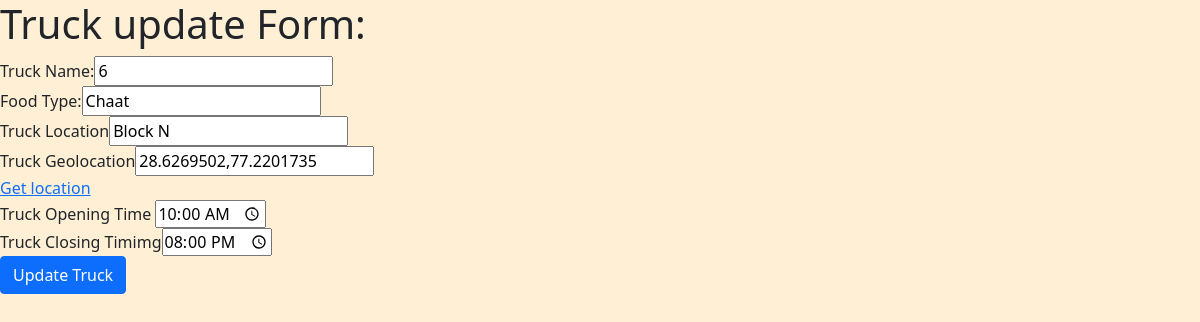
Screenshot of /truck/update/16 with the database file from the repository.
### truckapp/models.py (models this page shows, shortened)
class Truck(models.Model):
    truck_name = models.CharField(max_length=100)
    truck_location = models.CharField(max_length=100)
    food_type = models.CharField(max_length=100, null=True)
    geo_location = models.CharField(max_length=100, null=True)
    truck_opening_time=models.CharField(max_length=20,null=True)
    truck_closing_time=models.CharField(max_length=20,null=True)

### truckapp/views.py (the view, shortened to what this page needs)
# urls.py: path('truck/update/<pk>',views.truck_update_view,name='update'),
def truck_update_view(request,pk):
    truck=Truck.objects.get(id=pk)
    return render(request,'truckapp/update.html',{'truck':truck})

### templates/truckapp/update.html (shortened to what this page needs)
{% extends 'truckapp/base.html' %} {% block content%}
<h1>Truck update Form:</h1>
<form method="post">
    Truck Name:<input type="text" value="{{ truck.truck_name }}" name="truck_name" /><br />
    Food Type:<input type="text" value="{{ truck.food_type }}" name="food_type" /><br />
    Truck Location<input type="text" value="{{ truck.truck_location }}" name="truck_location" /><br />
    Truck Geolocation<input type="text" value="{{ truck.geo_location }}"
        name="geo_location" /><br />
    <a href="javascript:getLocation();">Get location</a><br />Truck Opening Time
    <input type="time" value="{{ truck.truck_opening_time }}" name="truck_opening_time" /><br /> Truck Closing Timimg<input type="time" value="{{ truck.truck_closing_time}}" name="truck_closing_time" /><br />
    <input type="submit" class="btn btn-primary" value="Update Truck" />
</form>
{% endblock %}

### templates/truckapp/base.html (style rules this page uses)
body { background:papayawhip; }

### rows the page displays
Truck: truck_name "6", food_type "Chaat", truck_location "Block N", geo_location "28.6269502,77.2201735", truck_opening_time "10:00", truck_closing_time "20:00"
